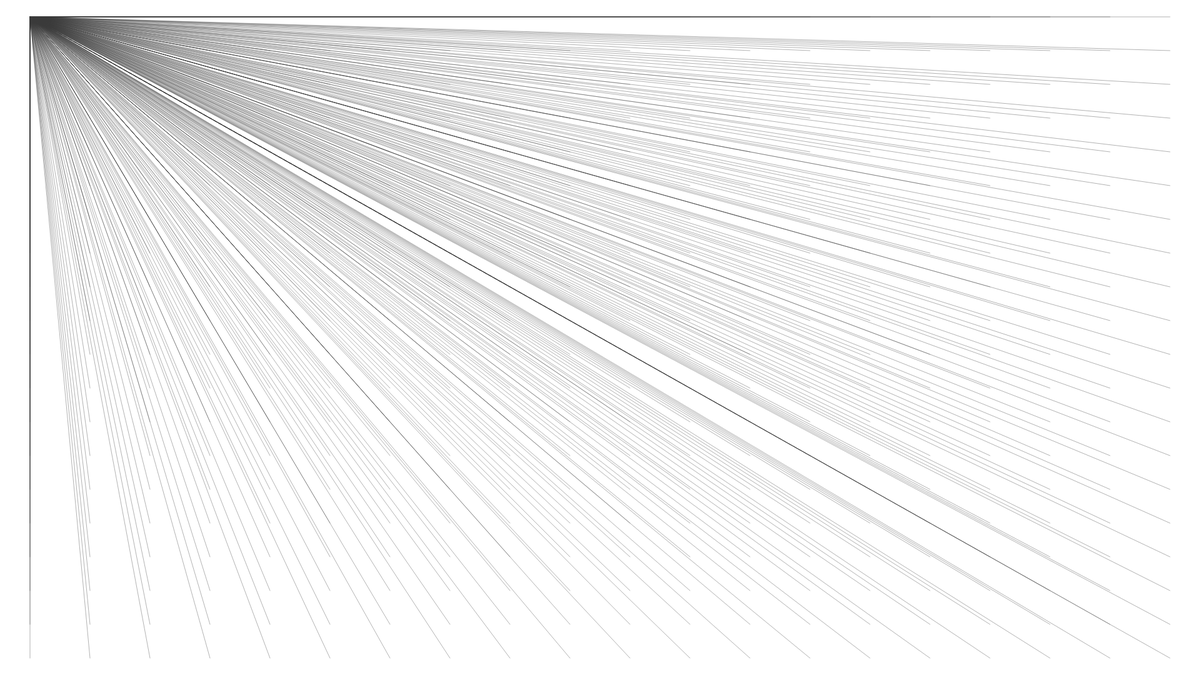
Frame 1 (no input)
Frame 60 (no input): identical to frame 1, image omitted
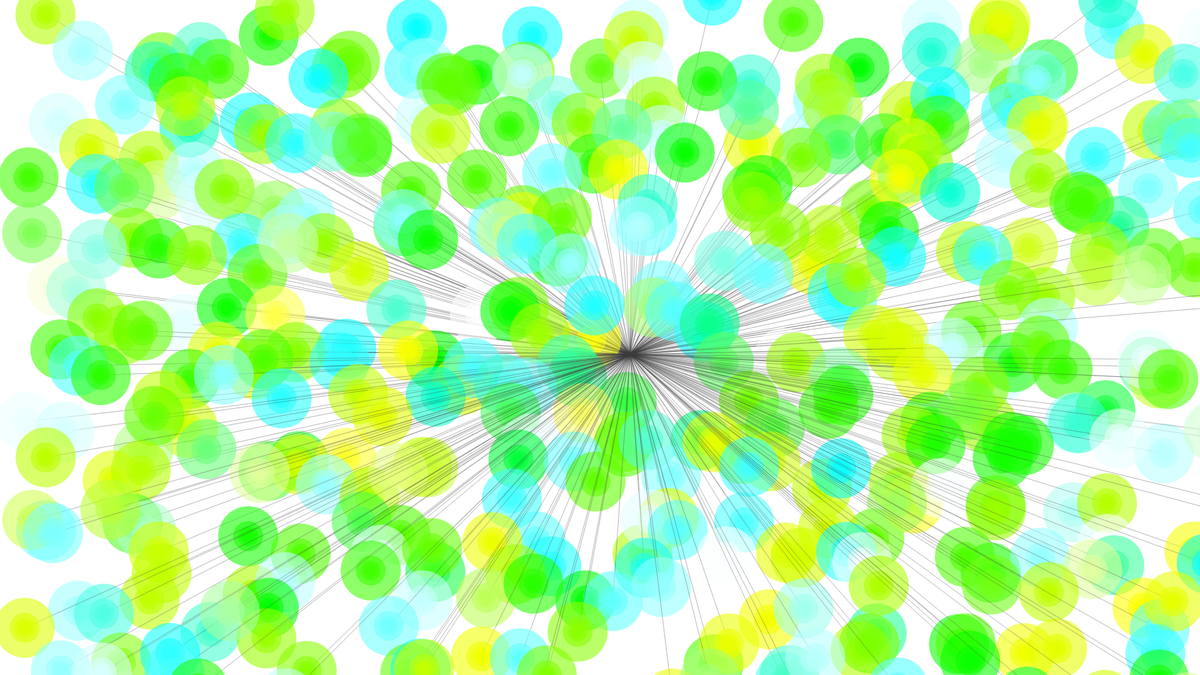
Frame 120 (the mouse pressed at the canvas centre since frame 60)

The p5.js sketch that drew these frames (run headless with seeded random() and noise() and a simulated clock; from frame 60 on, the mouse is pressed at the canvas centre):

// p5.js sketch
// ── sketch.js
var tileCount = 20;
var seed = 20;

function setup() {
  createCanvas(1920, 1080);
}

function draw() {
  background(255);
  smooth();

  randomSeed(seed);

  translate(width/tileCount/2, height/tileCount/2);

  //fill(color(mouseX, mouseY, random(255)));

  for (var gridY = 0; gridY < tileCount; gridY++) {
    for (var gridX = 0; gridX < tileCount; gridX++) {

      var posX = width / tileCount * gridX + random(mouseX/10);
      var posY = height / tileCount * gridY + random(mouseY/10);

      var shiftX = random(-mouseX, mouseX) / 20;
      var shiftY = random(-mouseX, mouseX) / 20;

      push();
      stroke(60, 60, 60, 100);
      line(posX + shiftX, posY + shiftY, mouseX, mouseY);
      noStroke();
      fill(color(random(255), mouseX - random(mouseY), mouseY - random(mouseX), 150));
      ellipse(posX + shiftX, posY + shiftY, mouseX / 50, mouseX / 50);
      ellipse(posX + shiftX, posY + shiftY, mouseX / 40, mouseX / 40);
      ellipse(posX + shiftX, posY + shiftY, mouseX / 30, mouseX / 30);
      ellipse(posX + shiftX, posY + shiftY, mouseX / 20, mouseX / 20);
      ellipse(posX + shiftX, posY + shiftY, mouseX / 10, mouseX / 10);
      //ellipse(posX + shiftX, posY + shiftY, mouseX / 4, mouseX / 4);
      //ellipse(random(-10, mouseX/20)+ posX, random(-10,mouseY/20)+ posY, mouseX/4, mouseX/);
      pop();


    }
  }

}
